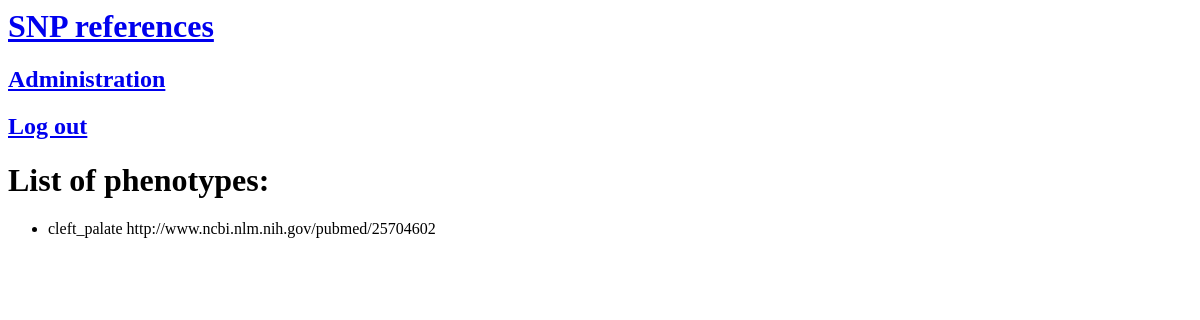
The app's page /phenotypes/ (signed in), older data.
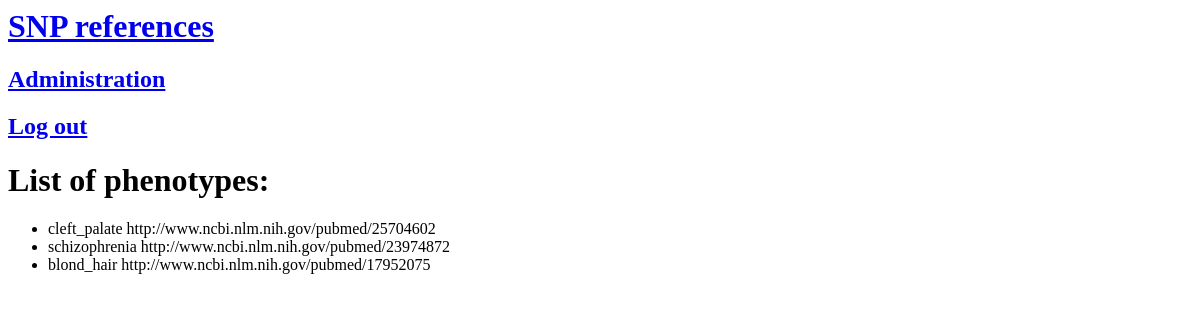
The same page, newer data.
### snpref/models.py (models this page shows)
class Phenotype(models.Model):
    trait = models.CharField(max_length = 100)
    ref = models.URLField()
    def __str__(self):
        return self.trait + "\t" + self.ref

### snpref/views.py (the view)
def phenotype_list(request):
    if not request.user.is_authenticated:
        return redirect_to_connexion()
    phenotypes = Phenotype.objects.all()
    return render(request, 'snpref/phenotype_list.html',
    {'phenotypes': phenotypes})

### snpref/templates/snpref/phenotype_list.html
{% extends 'snpref/base.html' %}
{% block content %}
  <h1>List of phenotypes:</h1>
  <ul>
    {% for phenotype in phenotypes %}
      <li>{{ phenotype}}</li>
    {% endfor %}
  </ul>
{% endblock content %}

Row changes from the older to the newer data that the page shows:
added Phenotype: trait+ref "schizophrenia http://www.ncbi.nlm.nih.gov/pubmed/23974872"
added Phenotype: trait+ref "blond_hair http://www.ncbi.nlm.nih.gov/pubmed/17952075"
